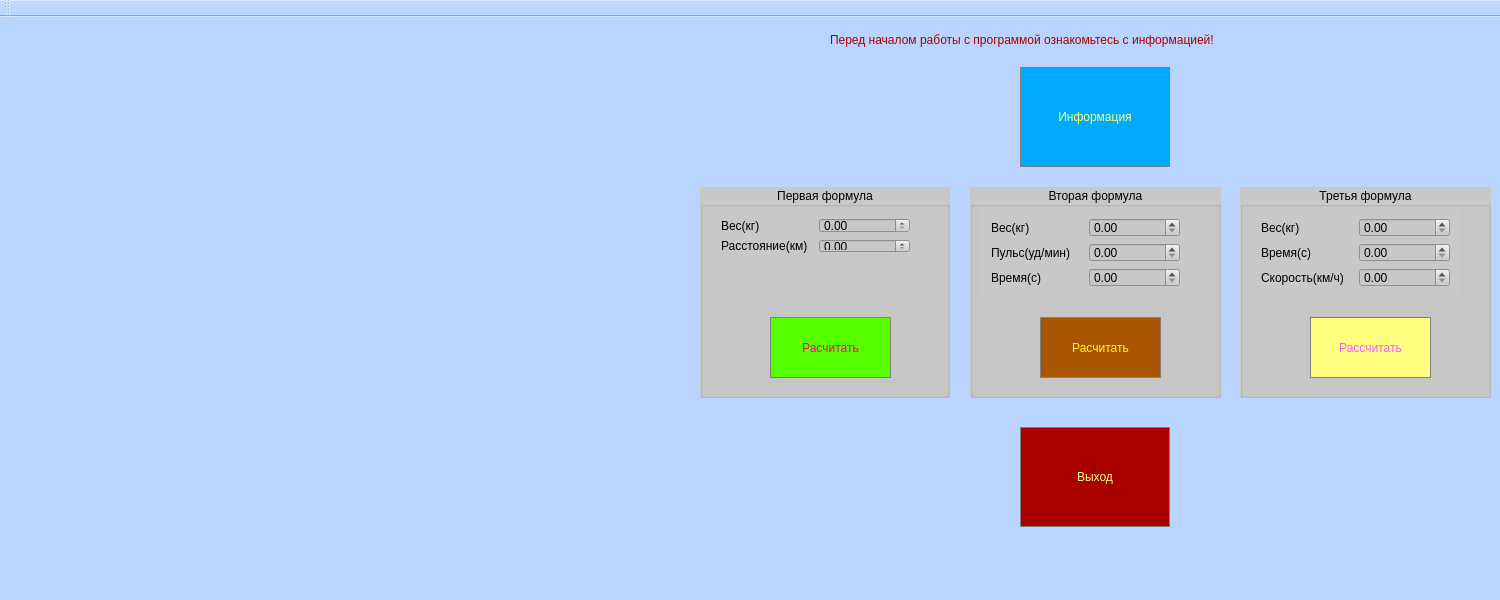
<?xml version="1.0" encoding="UTF-8"?>
<ui version="4.0">
 <class>MainWindow</class>
 <widget class="QMainWindow" name="MainWindow">
  <property name="geometry">
   <rect>
    <x>0</x>
    <y>0</y>
    <width>1500</width>
    <height>600</height>
   </rect>
  </property>
  <property name="windowTitle">
   <string>MainWindow</string>
  </property>
  <property name="styleSheet">
   <string notr="true">background-color:rgb(185, 212, 255)</string>
  </property>
  <widget class="QWidget" name="centralWidget">
   <widget class="QPushButton" name="Inf_b">
    <property name="geometry">
     <rect>
      <x>1020</x>
      <y>50</y>
      <width>150</width>
      <height>100</height>
     </rect>
    </property>
    <property name="cursor">
     <cursorShape>PointingHandCursor</cursorShape>
    </property>
    <property name="styleSheet">
     <string notr="true">QPushButton{
	border-color: rgb(170, 255, 255);
background-color:rgb(0, 170, 255);
color:rgb(255, 255, 127);
border: 1px solid gray;
}
QPushButton:pressed
{
background-color: qlineargradient(spread:pad, x1:0, y1:0, x2:1, y2:0, stop:0 rgba(245, 224, 176, 255), stop:0.09 rgba(246, 189, 237, 255), stop:0.14 rgba(194, 207, 246, 255), stop:0.19 rgba(184, 160, 168, 255), stop:0.25 rgba(171, 186, 248, 255), stop:0.32 rgba(243, 248, 224, 255), stop:0.385 rgba(249, 162, 183, 255), stop:0.47 rgba(100, 115, 124, 255), stop:0.58 rgba(251, 205, 202, 255), stop:0.65 rgba(170, 128, 185, 255), stop:0.75 rgba(252, 222, 204, 255), stop:0.805 rgba(206, 122, 218, 255), stop:0.86 rgba(254, 223, 175, 255), stop:0.91 rgba(254, 236, 244, 255), stop:1 rgba(255, 191, 221, 255))
}</string>
    </property>
    <property name="text">
     <string>Информация</string>
    </property>
   </widget>
   <widget class="QLabel" name="label">
    <property name="geometry">
     <rect>
      <x>830</x>
      <y>0</y>
      <width>541</width>
      <height>46</height>
     </rect>
    </property>
    <property name="styleSheet">
     <string notr="true">color: rgb(170, 0, 0);
font: 75 10pt &quot;MS Shell Dlg 2&quot;;
</string>
    </property>
    <property name="text">
     <string>Перед началом работы с программой ознакомьтесь с информацией!</string>
    </property>
   </widget>
   <widget class="QPushButton" name="exit_b">
    <property name="geometry">
     <rect>
      <x>1020</x>
      <y>410</y>
      <width>150</width>
      <height>100</height>
     </rect>
    </property>
    <property name="cursor">
     <cursorShape>PointingHandCursor</cursorShape>
    </property>
    <property name="styleSheet">
     <string notr="true">QPushButton{
background-color:rgb(170, 0, 0);
color:rgb(255, 255, 127);
border: 1px solid gray;
}
QPushButton:pressed
{
background-color:qradialgradient(spread:pad, cx:0.5, cy:0.5, radius:0.5, fx:0.5, fy:0.5, stop:0 rgba(255, 255, 255, 255), stop:0.1 rgba(255, 255, 255, 255), stop:0.2 rgba(255, 176, 176, 167), stop:0.3 rgba(255, 151, 151, 92), stop:0.4 rgba(255, 125, 125, 51), stop:0.5 rgba(255, 76, 76, 205), stop:0.52 rgba(255, 76, 76, 205), stop:0.6 rgba(255, 180, 180, 84), stop:1 rgba(255, 255, 255, 0))
}

</string>
    </property>
    <property name="text">
     <string>Выход</string>
    </property>
   </widget>
   <widget class="QGroupBox" name="groupBox">
    <property name="geometry">
     <rect>
      <x>700</x>
      <y>170</y>
      <width>250</width>
      <height>211</height>
     </rect>
    </property>
    <property name="layoutDirection">
     <enum>Qt::LeftToRight</enum>
    </property>
    <property name="autoFillBackground">
     <bool>false</bool>
    </property>
    <property name="styleSheet">
     <string notr="true">background-color: rgb(200, 200, 200);</string>
    </property>
    <property name="title">
     <string>Первая формула</string>
    </property>
    <property name="alignment">
     <set>Qt::AlignCenter</set>
    </property>
    <property name="flat">
     <bool>true</bool>
    </property>
    <widget class="QPushButton" name="push1">
     <property name="geometry">
      <rect>
       <x>70</x>
       <y>130</y>
       <width>121</width>
       <height>61</height>
      </rect>
     </property>
     <property name="cursor">
      <cursorShape>PointingHandCursor</cursorShape>
     </property>
     <property name="styleSheet">
      <string notr="true">QPushButton{
background-color:rgb(85, 255, 0);
color:rgb(255, 0, 127);
border: 1px solid gray;
}
QPushButton:pressed
{
background-color:qradialgradient(spread:pad, cx:0.5, cy:0.5, radius:0.5, fx:0.5, fy:0.5, stop:0 rgba(255, 255, 255, 255), stop:0.1 rgba(255, 255, 255, 255), stop:0.2 rgba(255, 176, 176, 167), stop:0.3 rgba(255, 151, 151, 92), stop:0.4 rgba(255, 125, 125, 51), stop:0.5 rgba(255, 76, 76, 205), stop:0.52 rgba(255, 76, 76, 205), stop:0.6 rgba(255, 180, 180, 84), stop:1 rgba(255, 255, 255, 0))
}

</string>
     </property>
     <property name="text">
      <string>Расчитать</string>
     </property>
    </widget>
    <widget class="QWidget" name="layoutWidget">
     <property name="geometry">
      <rect>
       <x>10</x>
       <y>20</y>
       <width>211</width>
       <height>57</height>
      </rect>
     </property>
     <layout class="QVBoxLayout" name="verticalLayout">
      <item>
       <layout class="QHBoxLayout" name="horizontalLayout">
        <item>
         <widget class="QLabel" name="label_3">
          <property name="text">
           <string>Вес(кг)</string>
          </property>
         </widget>
        </item>
        <item>
         <widget class="QDoubleSpinBox" name="doubleSpinBox">
          <property name="maximum">
           <double>100000.000000000000000</double>
          </property>
         </widget>
        </item>
       </layout>
      </item>
      <item>
       <layout class="QHBoxLayout" name="horizontalLayout_2">
        <item>
         <widget class="QLabel" name="label_4">
          <property name="text">
           <string>Расстояние(км)</string>
          </property>
         </widget>
        </item>
        <item>
         <widget class="QDoubleSpinBox" name="doubleSpinBox_2">
          <property name="maximum">
           <double>100000.000000000000000</double>
          </property>
         </widget>
        </item>
       </layout>
      </item>
     </layout>
    </widget>
   </widget>
   <widget class="QGroupBox" name="groupBox_2">
    <property name="geometry">
     <rect>
      <x>970</x>
      <y>170</y>
      <width>251</width>
      <height>211</height>
     </rect>
    </property>
    <property name="styleSheet">
     <string notr="true">background-color: rgb(200, 200, 200);</string>
    </property>
    <property name="title">
     <string>Вторая формула</string>
    </property>
    <property name="alignment">
     <set>Qt::AlignCenter</set>
    </property>
    <property name="flat">
     <bool>true</bool>
    </property>
    <widget class="QPushButton" name="push2">
     <property name="geometry">
      <rect>
       <x>70</x>
       <y>130</y>
       <width>121</width>
       <height>61</height>
      </rect>
     </property>
     <property name="cursor">
      <cursorShape>PointingHandCursor</cursorShape>
     </property>
     <property name="styleSheet">
      <string notr="true">QPushButton{
background-color:rgb(170, 85, 0);
color:rgb(255, 255, 0);
border: 1px solid gray;
}
QPushButton:pressed
{
background-color:qradialgradient(spread:pad, cx:0.5, cy:0.5, radius:0.5, fx:0.5, fy:0.5, stop:0 rgba(255, 255, 255, 255), stop:0.1 rgba(255, 255, 255, 255), stop:0.2 rgba(255, 176, 176, 167), stop:0.3 rgba(255, 151, 151, 92), stop:0.4 rgba(255, 125, 125, 51), stop:0.5 rgba(255, 76, 76, 205), stop:0.52 rgba(255, 76, 76, 205), stop:0.6 rgba(255, 180, 180, 84), stop:1 rgba(255, 255, 255, 0))
}

</string>
     </property>
     <property name="text">
      <string>Расчитать</string>
     </property>
    </widget>
    <widget class="QWidget" name="layoutWidget">
     <property name="geometry">
      <rect>
       <x>10</x>
       <y>20</y>
       <width>211</width>
       <height>91</height>
      </rect>
     </property>
     <layout class="QVBoxLayout" name="verticalLayout_2">
      <item>
       <layout class="QHBoxLayout" name="horizontalLayout_5">
        <item>
         <widget class="QLabel" name="label_5">
          <property name="text">
           <string>Вес(кг)</string>
          </property>
         </widget>
        </item>
        <item>
         <widget class="QDoubleSpinBox" name="doubleSpinBox_3">
          <property name="maximum">
           <double>100000.000000000000000</double>
          </property>
         </widget>
        </item>
       </layout>
      </item>
      <item>
       <layout class="QHBoxLayout" name="horizontalLayout_4">
        <item>
         <widget class="QLabel" name="label_6">
          <property name="text">
           <string>Пульс(уд/мин)</string>
          </property>
         </widget>
        </item>
        <item>
         <widget class="QDoubleSpinBox" name="doubleSpinBox_4">
          <property name="maximum">
           <double>100000.000000000000000</double>
          </property>
         </widget>
        </item>
       </layout>
      </item>
      <item>
       <layout class="QHBoxLayout" name="horizontalLayout_3">
        <item>
         <widget class="QLabel" name="label_7">
          <property name="text">
           <string>Время(с)</string>
          </property>
         </widget>
        </item>
        <item>
         <widget class="QDoubleSpinBox" name="doubleSpinBox_5">
          <property name="maximum">
           <double>100000.000000000000000</double>
          </property>
         </widget>
        </item>
       </layout>
      </item>
     </layout>
    </widget>
   </widget>
   <widget class="QLabel" name="label_2">
    <property name="geometry">
     <rect>
      <x>0</x>
      <y>0</y>
      <width>671</width>
      <height>551</height>
     </rect>
    </property>
    <property name="text">
     <string/>
    </property>
    <property name="pixmap">
     <pixmap>../../Downloads/prog (2).jpg</pixmap>
    </property>
   </widget>
   <widget class="QGroupBox" name="groupBox_3">
    <property name="geometry">
     <rect>
      <x>1240</x>
      <y>170</y>
      <width>251</width>
      <height>211</height>
     </rect>
    </property>
    <property name="contextMenuPolicy">
     <enum>Qt::NoContextMenu</enum>
    </property>
    <property name="styleSheet">
     <string notr="true">background-color: rgb(200, 200, 200);</string>
    </property>
    <property name="title">
     <string>Третья формула</string>
    </property>
    <property name="alignment">
     <set>Qt::AlignCenter</set>
    </property>
    <property name="flat">
     <bool>true</bool>
    </property>
    <widget class="QPushButton" name="push3">
     <property name="geometry">
      <rect>
       <x>70</x>
       <y>130</y>
       <width>121</width>
       <height>61</height>
      </rect>
     </property>
     <property name="cursor">
      <cursorShape>PointingHandCursor</cursorShape>
     </property>
     <property name="styleSheet">
      <string notr="true">QPushButton{
background-color:rgb(255, 255, 127);
color:rgb(255, 85, 255);
border: 1px solid gray;
}
QPushButton:pressed
{
background-color:qradialgradient(spread:pad, cx:0.5, cy:0.5, radius:0.5, fx:0.5, fy:0.5, stop:0 rgba(255, 255, 255, 255), stop:0.1 rgba(255, 255, 255, 255), stop:0.2 rgba(255, 176, 176, 167), stop:0.3 rgba(255, 151, 151, 92), stop:0.4 rgba(255, 125, 125, 51), stop:0.5 rgba(255, 76, 76, 205), stop:0.52 rgba(255, 76, 76, 205), stop:0.6 rgba(255, 180, 180, 84), stop:1 rgba(255, 255, 255, 0))
}

</string>
     </property>
     <property name="text">
      <string>Рассчитать</string>
     </property>
    </widget>
    <widget class="QWidget" name="layoutWidget">
     <property name="geometry">
      <rect>
       <x>10</x>
       <y>20</y>
       <width>211</width>
       <height>91</height>
      </rect>
     </property>
     <layout class="QVBoxLayout" name="verticalLayout_3">
      <item>
       <layout class="QHBoxLayout" name="horizontalLayout_6">
        <item>
         <widget class="QLabel" name="label_8">
          <property name="text">
           <string>Вес(кг)</string>
          </property>
         </widget>
        </item>
        <item>
         <widget class="QDoubleSpinBox" name="doubleSpinBox_6">
          <property name="maximum">
           <double>100000.000000000000000</double>
          </property>
         </widget>
        </item>
       </layout>
      </item>
      <item>
       <layout class="QHBoxLayout" name="horizontalLayout_8">
        <item>
         <widget class="QLabel" name="label_10">
          <property name="text">
           <string>Время(с)</string>
          </property>
         </widget>
        </item>
        <item>
         <widget class="QDoubleSpinBox" name="doubleSpinBox_7">
          <property name="maximum">
           <double>100000.000000000000000</double>
          </property>
         </widget>
        </item>
       </layout>
      </item>
      <item>
       <layout class="QHBoxLayout" name="horizontalLayout_7">
        <item>
         <widget class="QLabel" name="label_9">
          <property name="text">
           <string>Скорость(км/ч)</string>
          </property>
         </widget>
        </item>
        <item>
         <widget class="QDoubleSpinBox" name="doubleSpinBox_8">
          <property name="maximum">
           <double>100000.000000000000000</double>
          </property>
         </widget>
        </item>
       </layout>
      </item>
     </layout>
    </widget>
    <zorder>layoutWidget</zorder>
    <zorder>push3</zorder>
   </widget>
  </widget>
  <widget class="QToolBar" name="mainToolBar">
   <attribute name="toolBarArea">
    <enum>TopToolBarArea</enum>
   </attribute>
   <attribute name="toolBarBreak">
    <bool>false</bool>
   </attribute>
  </widget>
  <widget class="QStatusBar" name="statusBar"/>
 </widget>
 <layoutdefault spacing="6" margin="11"/>
 <resources/>
 <connections/>
</ui>
